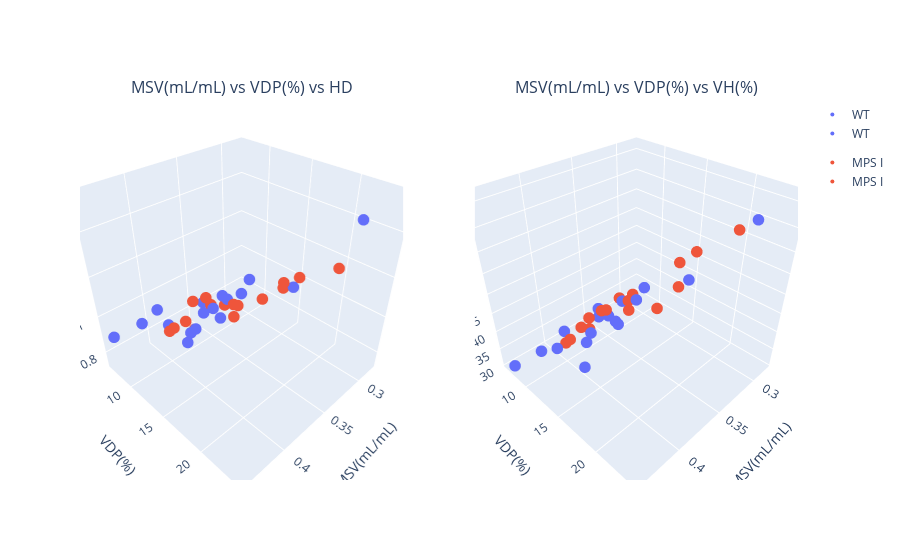

Notebook code cell kept with this figure:
### Markdown cell above
# Mouse MPS

### Code cell
corr_3D(df_mouse_mps_combine, mps_labels, ['MSV(mL/mL)','VDP(%)','HD'], ['MSV(mL/mL)','VDP(%)','VH(%)'])

### Figure 1 — Plotly figure (JSON) as saved in the notebook; plotly's stock layout.template omitted (floating-point values rounded to 4 significant figures)
{"data": [{"hovertemplate": "color=WT<br>MSV(mL/mL)=%{x}<br>VDP(%)=%{y}<br>HD=%{z}<extra></extra>", "legendgroup": "WT", "marker": {"color": "#636efa", "size": 4, "symbol": "circle"}, "mode": "markers", "name": "WT", "scene": "scene", "showlegend": true, "type": "scatter3d", "x": [0.38, 0.35, 0.42, 0.32, 0.34, 0.36, 0.38, 0.36, 0.38, 0.44, 0.35, 0.42, 0.36, 0.35, 0.33, 0.37, 0.41], "y": [10.5, 14.3, 11.9, 17.7, 11.2, 10, 6.76, 10, 15.3, 7.41, 15.3, 9.04, 11.5, 11.3, 24.1, 9.92, 14.3], "z": [0.8348, 1.069, 1.113, 1.106, 0.9381, 0.9424, 0.7801, 0.8822, 1.159, 0.9057, 1.163, 0.9671, 0.9464, 0.8575, 1.541, 0.8119, 0.9825]}, {"hovertemplate": "color=MPS I<br>MSV(mL/mL)=%{x}<br>VDP(%)=%{y}<br>HD=%{z}<extra></extra>", "legendgroup": "MPS I", "marker": {"color": "#EF553B", "size": 4, "symbol": "circle"}, "mode": "markers", "name": "MPS I", "scene": "scene", "showlegend": true, "type": "scatter3d", "x": [0.35, 0.3, 0.34, 0.28, 0.33, 0.37, 0.3, 0.37, 0.39, 0.32, 0.36, 0.34, 0.33, 0.39, 0.38, 0.36], "y": [16.9, 16.7, 18.3, 19.5, 9.6, 11.8, 14.8, 8.33, 9.28, 10.5, 11.2, 12.1, 11, 8.46, 11.2, 8.33], "z": [1.103, 1.085, 1.19, 1.146, 0.8379, 1.039, 0.9853, 0.8151, 0.8595, 0.8297, 0.9596, 0.9297, 0.8002, 0.8178, 1.031, 0.7362]}, {"hovertemplate": "color=WT<br>MSV(mL/mL)=%{x}<br>VDP(%)=%{y}<br>VH(%)=%{z}<extra></extra>", "legendgroup": "WT", "marker": {"color": "#636efa", "size": 4, "symbol": "circle"}, "mode": "markers", "name": "WT", "scene": "scene2", "showlegend": true, "type": "scatter3d", "x": [0.38, 0.35, 0.42, 0.32, 0.34, 0.36, 0.38, 0.36, 0.38, 0.44, 0.35, 0.42, 0.36, 0.35, 0.33, 0.37, 0.41], "y": [10.5, 14.3, 11.9, 17.7, 11.2, 10, 6.76, 10, 15.3, 7.41, 15.3, 9.04, 11.5, 11.3, 24.1, 9.92, 14.3], "z": [32.83, 45.87, 39.61, 51.24, 40.4, 39.4, 30.96, 36.99, 44.84, 30.8, 50.25, 34.44, 39.26, 35.89, 71.28, 33.37, 36.31]}, {"hovertemplate": "color=MPS I<br>MSV(mL/mL)=%{x}<br>VDP(%)=%{y}<br>VH(%)=%{z}<extra></extra>", "legendgroup": "MPS I", "marker": {"color": "#EF553B", "size": 4, "symbol": "circle"}, "mode": "markers", "name": "MPS I", "scene": "scene2", "showlegend": true, "type": "scatter3d", "x": [0.35, 0.3, 0.34, 0.28, 0.33, 0.37, 0.3, 0.37, 0.39, 0.32, 0.36, 0.34, 0.33, 0.39, 0.38, 0.36], "y": [16.9, 16.7, 18.3, 19.5, 9.6, 11.8, 14.8, 8.33, 9.28, 10.5, 11.2, 12.1, 11, 8.46, 11.2, 8.33], "z": [46.85, 54.96, 52.66, 60.73, 38.04, 42.5, 50.3, 32.92, 33.54, 38.94, 40.55, 41.64, 36.08, 31.27, 41.08, 30.88]}], "layout": {"annotations": [{"font": {"size": 16}, "showarrow": false, "text": "MSV(mL/mL) vs VDP(%) vs HD", "x": 0.225, "xanchor": "center", "xref": "paper", "y": 1, "yanchor": "bottom", "yref": "paper"}, {"font": {"size": 16}, "showarrow": false, "text": "MSV(mL/mL) vs VDP(%) vs VH(%)", "x": 0.775, "xanchor": "center", "xref": "paper", "y": 1, "yanchor": "bottom", "yref": "paper"}], "scene": {"aspectmode": "cube", "domain": {"x": [0, 0.45], "y": [0, 1]}, "xaxis": {"title": {"text": "MSV(mL/mL)"}}, "yaxis": {"title": {"text": "VDP(%)"}}, "zaxis": {"title": {"text": "HD"}}}, "scene2": {"domain": {"x": [0.55, 1], "y": [0, 1]}, "xaxis": {"title": {"text": "MSV(mL/mL)"}}, "yaxis": {"title": {"text": "VDP(%)"}}, "zaxis": {"title": {"text": "VH(%)"}}}}}
